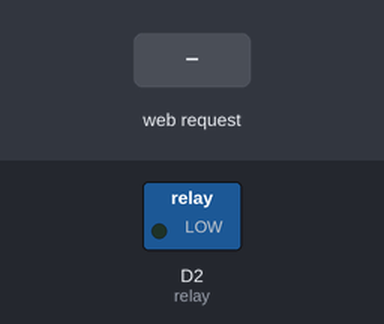
A sketch run on a simulated ESP8266 (NodeMCU). Parts: switched loads named in the sketch (green lamp = pin HIGH). The test bench sets the inputs (shaded band). WiFi joins after 1.5 s; servers stay silent unless stated; what the sketch prints to the serial monitor is not drawn.

Above: at 2.7 s.
2.8 s: HTTP request GET /on received
At 3.8 s:
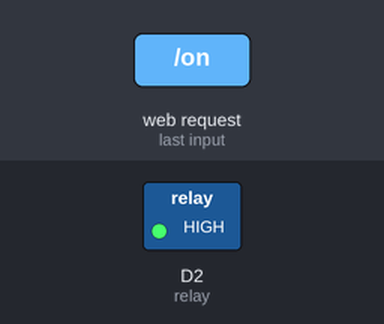
4.3 s: HTTP request GET /off received
At 4.9 s:
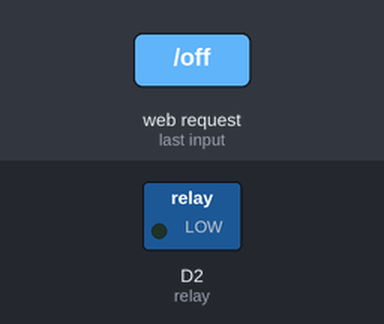
Timing chart, 0 to 7.3 s (numbered marks = the images above; inputs shaded):
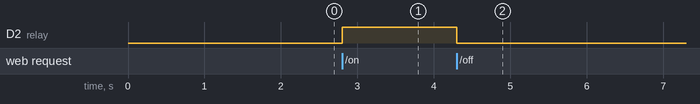

The sketch:

Arduino.ino
```cpp
#include <ESP8266WebServer.h>
#include <ESP8266WiFi.h>
#include <WiFiClient.h>

#define relay D2
//Koneksi Wifi
const char *ssid = "Redmi";
const char *password = "ilham123";

ESP8266WebServer server(80);

String webpage;

void setup() {
  // put your setup code here, to run once:
  Serial.begin(9600);
  pinMode(relay, OUTPUT);
  delay(10);
  Serial.print("terhubung ke : ");
  Serial.println(ssid);
  WiFi.begin(ssid, password);
  while (WiFi.status() != WL_CONNECTED)
  {
    delay(500);
    Serial.print(".....");
  }

Serial.print("\n");
Serial.print("IP Adress :");
Serial.print(WiFi.localIP());
Serial.print("\n");
Serial.print("Terhubung ke : ");
Serial.print("\n");
Serial.print(ssid);

// Tampilan Website
  webpage+="<head>";
  webpage+="<meta name=\"viewport\"content=\"width=device-width, initial-scale=1\">";
  webpage+="<title>QR Scanner</title>";
  webpage+="<link href=\"https://cdn.jsdelivr.net/npm/bootstrap@5.3.0/dist/css/bootstrap.min.css\" rel=\"stylesheet\" integrity=\"sha384-9ndCyUaIbzAi2FUVXJi0CjmCapSmO7SnpJef0486qhLnuZ2cdeRhO02iuK6FUUVM\" crossorigin=\"anonymous\">";
  webpage+="<h1><center py-5>QR Code Apps</center></h1><br></br>";
  webpage+="</head>";
  webpage+="<body>";
  webpage+="<center><a href=\"on\"\"><button class='btn btn-primary'>Buka Kunci</button><br></br></a>";
  webpage+="<center><a href=\"off\"\"><button class='btn btn-primary'>Tutup Kunci</button><br></br></a>";
  webpage+="<center><a href=\"https://b7746d0bfd51-1479953230225767282.ngrok-free.app/\"><button class='btn btn-danger'>Kembali</button><br></br>";
  webpage+="</body>";
  webpage+="<script src=\"https://cdn.jsdelivr.net/npm/@popperjs/core@2.11.8/dist/umd/popper.min.js\" integrity=\"sha384-I7E8VVD/ismYTF4hNIPjVp/Zjvgyol6VFvRkX/vR+Vc4jQkC+hVqc2pM8ODewa9r\" crossorigin=\"anonymous\"></script>";
  webpage+="<script src=\"https://cdn.jsdelivr.net/npm/bootstrap@5.3.0/dist/js/bootstrap.min.js\" integrity=\"sha384-fbbOQedDUMZZ5KreZpsbe1LCZPVmfTnH7ois6mU1QK+m14rQ1l2bGBq41eYeM/fS\" crossorigin=\"anonymous\"></script>";


  server.on("/", [](){
    server.send(200, "text/html", webpage);
  });

  // Fungsi on off
  server.on("/on", [] (){
    server.send(200, "text/html", webpage);
      digitalWrite(relay, HIGH);
      Serial.println("aktif");
  });

  server.on("/off", [] (){
    server.send(200, "text/html", webpage);
      digitalWrite(relay, LOW);
      Serial.println("nonaktif");
  });

  server.begin();
  Serial.print("\n");
  Serial.println("Webserver dijalankan");
}

void loop() {
  // put your main code here, to run repeatedly:
 server.handleClient();
}
```

Measured:
- after the input at 2.8 s, D2 (relay): LOW → HIGH at once
- after the input at 4.3 s, D2 (relay): HIGH → LOW at once
